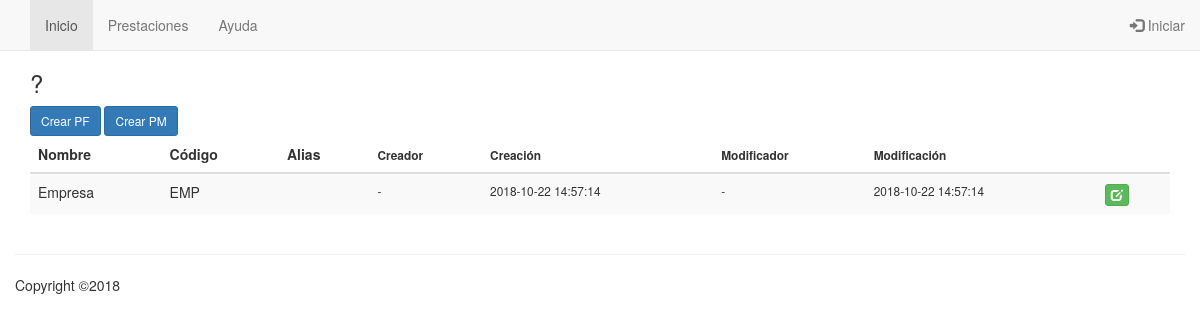
/app/views/catalogs/view_entity.php?class=1, run on the app's committed database.
### tables this page shows
CREATE TABLE IF NOT EXISTS cc_entity ( 
id_entity INTEGER UNSIGNED NOT NULL AUTO_INCREMENT, 
name CHAR(201) NOT NULL, 
code CHAR(25) NOT NULL, 
alias CHAR(100) NOT NULL, 
prefix CHAR(25) NOT NULL, 
surname CHAR(100) NOT NULL, 
forename CHAR(100) NOT NULL, 
fiscal_id CHAR(25) NOT NULL, 
is_person BOOLEAN NOT NULL, 
is_credit BOOLEAN NOT NULL, 
credit_days SMALLINT UNSIGNED NOT NULL, 
billing_prefs CHAR(100) NOT NULL, 
web_page VARCHAR(100) NOT NULL, 
notes VARCHAR(500) NOT NULL, 
is_def_sampling_img BOOLEAN NOT NULL, 
is_system BOOLEAN NOT NULL, 
is_deleted BOOLEAN NOT NULL, 
fk_entity_class SMALLINT UNSIGNED NOT NULL, 
nk_market_segment SMALLINT UNSIGNED, 
nk_entity_parent INTEGER UNSIGNED, 
nk_entity_billing INTEGER UNSIGNED, 
nk_entity_agent INTEGER UNSIGNED, 
nk_report_delivery_type SMALLINT UNSIGNED, 
fk_user_ins SMALLINT UNSIGNED NOT NULL, 
fk_user_upd SMALLINT UNSIGNED NOT NULL, 
ts_user_ins TIMESTAMP NOT NULL DEFAULT '0000-00-00 00:00:00', 
ts_user_upd TIMESTAMP NOT NULL DEFAULT CURRENT_TIMESTAMP, 
CONSTRAINT pk_cc_entity PRIMARY KEY (id_entity));

CREATE TABLE IF NOT EXISTS cc_user ( 
id_user SMALLINT UNSIGNED NOT NULL AUTO_INCREMENT, 
name CHAR(201) NOT NULL, 
prefix CHAR(25) NOT NULL, 
surname CHAR(100) NOT NULL, 
forename CHAR(100) NOT NULL, 
initials CHAR(10) NOT NULL, 
mail CHAR(200) NOT NULL, 
user_name CHAR(50) NOT NULL, 
user_pswd CHAR(200) NOT NULL, 
is_system BOOLEAN NOT NULL, 
is_deleted BOOLEAN NOT NULL, 
fk_user_type SMALLINT UNSIGNED NOT NULL, 
nk_entity INTEGER UNSIGNED, 
nk_user_job SMALLINT UNSIGNED, 
fk_user_ins SMALLINT UNSIGNED NOT NULL, 
fk_user_upd SMALLINT UNSIGNED NOT NULL, 
ts_user_ins TIMESTAMP NOT NULL DEFAULT '0000-00-00 00:00:00', 
ts_user_upd TIMESTAMP NOT NULL DEFAULT CURRENT_TIMESTAMP, 
CONSTRAINT pk_cc_user PRIMARY KEY (id_user));

### app/models/ModUtils.php (called while the page is built, shortened)
<?php
abstract class ModUtils
{
    public static function getEntityClassPlural(int $class): string
    {
        $entity = "";
        switch ($class) {
            default:
                $entity = "?";
        }
        return $entity;
    }
    public static function getEntityNature(int $nature): string
    {
        $entity = "";
        switch ($nature) {
            case self::ENTITY_NATURE_PER:
                $entity = "Persona física";
                break;
            case self::ENTITY_NATURE_ORG:
                $entity = "Persona moral";
                break;
        }
        return $entity;
    }
    public static function getEntityNatureAcronym(int $nature): string
    {
        $entity = "";
        switch ($nature) {
            case self::ENTITY_NATURE_PER:
                $entity = "PF";
                break;
            case self::ENTITY_NATURE_ORG:
                $entity = "PM";
                break;
        }
        return $entity;
    }
}

### app/views/catalogs/view_entity.php (the view, shortened to what this page needs)
<?php
echo '<!DOCTYPE html>';
echo '<html>';
echo FApp::composeHtmlHead();
echo '<body>';
echo FAppNavbar::compose("catalogs");
echo '<div class="container" style="margin-top:50px">';
echo '<h3>' . ModUtils::getEntityClassPlural(intval($_GET["class"])) . '</h3>';
echo '<a href="' . $_SESSION[FAppConsts::ROOT_DIR_WEB] . 'app/forms/catalogs/form_entity.php?class=' . $_GET["class"] . '&nature=1" class="btn btn-primary btn-sm" role="button" data-toggle="tooltip" data-placement="bottom" title="' . ModUtils::getEntityNature(ModUtils::ENTITY_NATURE_PER) . '">Crear ' .  ModUtils::getEntityNatureAcronym(ModUtils::ENTITY_NATURE_PER) . '</a>&nbsp;';
echo '<a href="' . $_SESSION[FAppConsts::ROOT_DIR_WEB] . 'app/forms/catalogs/form_entity.php?class=' . $_GET["class"] . '&nature=2" class="btn btn-primary btn-sm" role="button" data-toggle="tooltip" data-placement="bottom" title="' . ModUtils::getEntityNature(ModUtils::ENTITY_NATURE_ORG) . '">Crear ' .  ModUtils::getEntityNatureAcronym(ModUtils::ENTITY_NATURE_ORG) . '</a>';
$sql = <<<SQL
SELECT c.name AS c_name, c.code AS c_code, c.alias AS c_alias, c.id_entity AS c_id,
c.ts_user_ins AS c_ts_user_ins, c.ts_user_upd AS c_ts_user_upd,
ui.name AS ui_name, uu.name AS uu_name
FROM cc_entity AS c
INNER JOIN cc_user AS ui ON c.fk_user_ins = ui.id_user
INNER JOIN cc_user AS uu ON c.fk_user_upd = uu.id_user
SQL;
$sql .= " ";
$sql .= "WHERE NOT c.is_deleted AND c.fk_entity_class = " . $_GET["class"] . " ";
$sql .= "ORDER BY c.name, c.id_entity;";
echo '<table class="table table-striped">';
echo '<thead>';
echo '<tr>';
echo '<th>Nombre</th>';
echo '<th>Código</th>';
echo '<th>Alias</th>';
echo '<th class="small">Creador</th>';
echo '<th class="small">Creación</th>';
echo '<th class="small">Modificador</th>';
echo '<th class="small">Modificación</th>';
echo '<th></th>';
echo '</tr>';
echo '</thead>';
echo '<tbody>';
$pdo = FGuiUtils::createPdo();
foreach ($pdo->query($sql) as $row) {
    echo '<tr>';
    echo '<td>' . $row['c_name'] . '</td>';
    echo '<td>' . $row['c_code'] . '</td>';
    echo '<td>' . $row['c_alias'] . '</td>';
    echo '<td class="small">' . $row['ui_name'] . '</td>';
    echo '<td class="small">' . $row['c_ts_user_ins'] . '</td>';
    echo '<td class="small">' . $row['uu_name'] . '</td>';
    echo '<td class="small">' . $row['c_ts_user_upd'] . '</td>';
    echo '<td><a href="' . $_SESSION[FAppConsts::ROOT_DIR_WEB] . 'app/forms/catalogs/form_entity.php?class=' . $_GET["class"] . '&id=' . $row['c_id'] . '" class="btn btn-success btn-xs" role="button" data-toggle="tooltip" data-placement="right" title="Modificar"><span class="glyphicon glyphicon-edit"></span></a></td>';
    echo '</tr>';
}
echo '</tbody>';
echo '</table>';
echo '</div>';
echo FApp::composeFooter();
echo '</body>';
echo '</html>';

### data on the page
cc_entity: name "Empresa", code "EMP", cc_user.name "-", ts_user_ins "2018-10-22 14:57:14", ts_user_upd "2018-10-22 14:57:14"

### other printed values
ModUtils::getEntityClassPlural(intval($_GET["class"])) "?"
ModUtils::getEntityNatureAcronym(ModUtils::ENTITY_NATURE_PER) "PF"
ModUtils::getEntityNatureAcronym(ModUtils::ENTITY_NATURE_ORG) "PM"
FApp::composeFooter() "Copyright ©2018"
